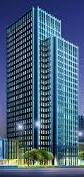
#> input picture Day 3/building1.jpeg, 84 x 177 px, found by its file name
$ python 'Brute Force algorithm rotate.py'
#> lines starting #> are read from the running program, lines starting #| are printed output that depends on the picture
import cv2
import matplotlib.pyplot as plt
img1=cv2.imread("building1.jpeg")
#> img1 is the input picture: shape (177, 84, 3); mean B, G, R 120.1, 95.2, 68.9
img2=cv2.imread("building2.jpeg")
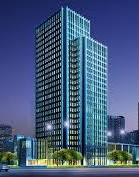
#> input picture Day 3/building2.jpeg, 139 x 177 px, found by its file name
#> img2 is the input picture: shape (177, 139, 3); mean B, G, R 124.2, 90.3, 69.4
rows,cols=img2.shape[:2]
#> rows = 177; cols = 139
(h,w)=img2.shape[:2]
#> h = 177; w = 139
RM=cv2.getRotationMatrix2D((w//2,h//2),45,1.0)
rotated=cv2.warpAffine(img2,RM,(w,h))
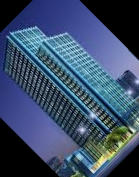
#> rotated: shape (177, 139, 3); mean B, G, R 104.5, 76.8, 58.5

#ORB Keypoint Extractor
orb=cv2.ORB_create()
kp1,des1=orb.detectAndCompute(img1,None)
#> kp1 = 193 keypoints; strongest (x, y, size): (41, 134, 31), (41, 132, 31), (41, 142, 31), (39, 132, 31)
kp2,des2=orb.detectAndCompute(rotated,None)
#> kp2 = 287 keypoints; strongest (x, y, size): (102, 120, 31), (101, 118, 31), (87, 105, 31), (83, 101, 31)

Brute_force=cv2.BFMatcher(cv2.NORM_HAMMING,crossCheck=True)
matches=Brute_force.match(des1,des2)
#> matches = 84 matches
matches=sorted(matches,key=lambda x:x.distance)
result=cv2.drawMatches(img1,kp1,rotated,kp2,matches[:30],None,flags=2)
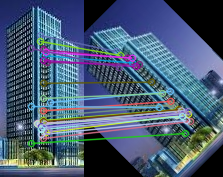
#> result: shape (177, 223, 3); mean B, G, R 113.7, 89.9, 71.3
plt.imshow(cv2.cvtColor(result,cv2.COLOR_BGR2RGB))
plt.show()
